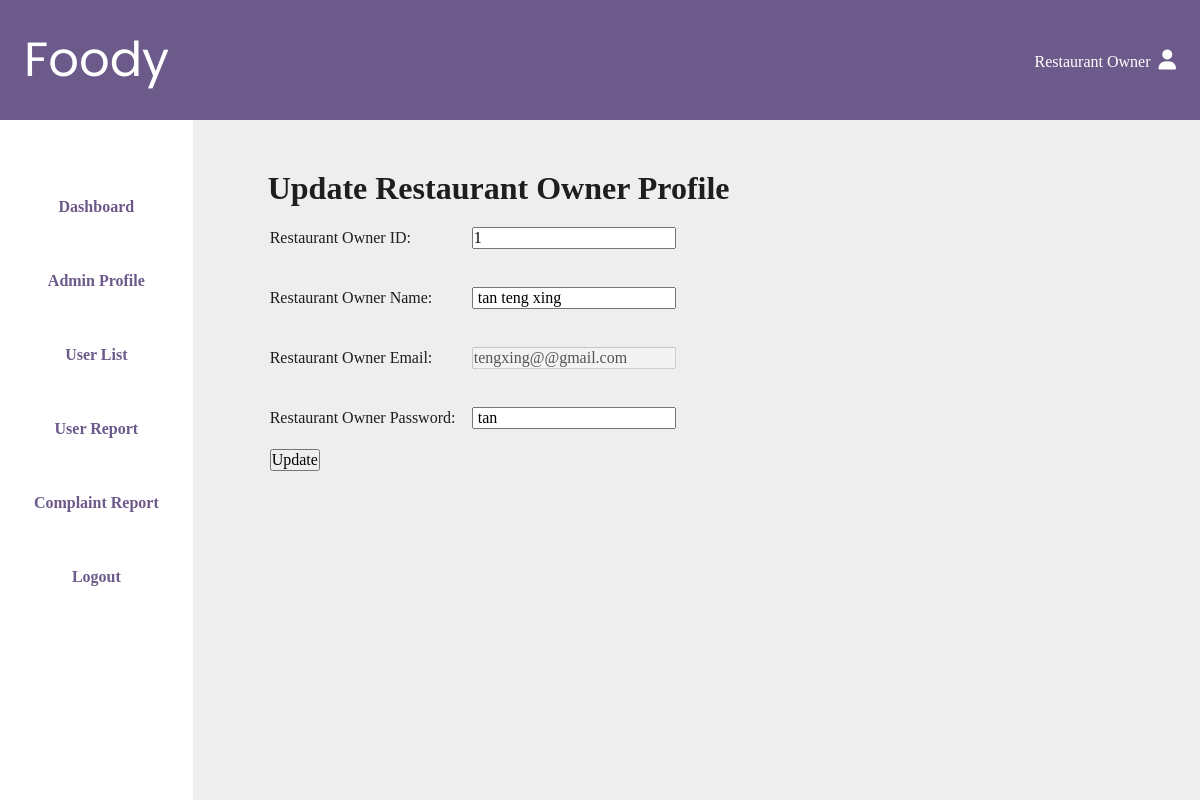
Page /admin/UpdateRoProfile.php?viewid=1 (signed in) on the committed database.
### tables this page shows
CREATE TABLE `restaurantowner` (
  `ro_ID` int(10) NOT NULL,
  `ro_name` varchar(30) NOT NULL,
  `ro_email` varchar(30) NOT NULL,
  `ro_phoneNum` varchar(15) NOT NULL,
  `ro_password` varchar(20) NOT NULL,
  `ro_address` varchar(100) NOT NULL
);

### admin/UpdateRoProfile.php (the view, shortened to what this page needs)
<?php
    include_once 'dbconnection.php';
?>
<!DOCTYPE html>
<html lang="en">
<head>
    <link rel="stylesheet" href="style/main.css">
</head>
<body>
  <div id="title-bar">
        <a id="foody-link" class="icon-link" href="#index.html">Foody</a>
        <div>
          <a class="icon-link" href="#">
            Restaurant Owner
            <i class="fa-solid fa-user"></i>
          </a>
        </div>
    </div>
    <div id="content-wrapper">
        <nav id="nav-bar">
        <ul>
            <li><a class="nav-link" href="AdminHomepage.php">Dashboard</a></li>
            <li><a class="nav-link" href="AdminProfile.php">Admin Profile</a></li>
            <li><a class="nav-link" href="UserList.php">User List</a></li>
            <li><a class="nav-link" href="UserReport.php">User Report</a></li>
            <li><a class="nav-link" href="ComplaintReport.php">Complaint Report</a></li>
            <li><a class="nav-link" href="login.php">Logout</a></li>
        </ul>
        </nav>
        <div id="main-content">
                <h1>Update Restaurant Owner Profile</h1>
                <?php
                if(isset($_GET['viewid'])){
                    $id = $_GET['viewid'];
                    $query = "SELECT * FROM restaurantowner WHERE ro_ID = '$id'";
                    $result = mysqli_query($con, $query);
                    if(mysqli_num_rows($result) > 0){
                        while($row = mysqli_fetch_assoc($result)){
                ?>
                <table>
                <form action="" method="post">
                <tr>
                    <td width="200">
                    <div class= "roProfile">
                        <div class = "inputBox">
                            <span class = "details" >Restaurant Owner ID: </span>
                            </td>
                        <td>
                            <br>
                            <input type = "text" id = "ro_ID" name="roID" value ="<?php echo $row['ro_ID'] ?>" ><br><br>
                        </div>
                   <tr>
                        <td>
                        <div class = "inputBox">
                            <span class = "details" >Restaurant Owner Name: </span>
                            </td>
                        <td>
                            <br>
                            <input type = "text" id = "ro_name" name="roName" value =" <?php echo $row['ro_name'] ?>" ><br><br>
                            </div>
                            <tr>
                                <td>
                        <div class="inputBox">
                            <span class= "details">Restaurant Owner Email:</span>
                            </td>
                        <td>
                            <br>
                            <input type = "email" id="ro_email" name= "roEmail" value=" <?php echo $row['ro_email'] ?>" disabled required><br><br>
                        </td>
                            </tr>
                            <tr>
                                <td>
                        <div class = "inputBox">
                            <span class = "details" >Restaurant Owner Password: </span>
                            </td>
                        <td>
                            <br>
                            <input type = "text" id = "ro_password" name="roPassword" value =" <?php echo $row['ro_password'] ?>" ><br><br>
                            </td>
                        </tr>
                    <?php
                        }
                    }
                }
                ?>
                <tr>
            <td>
                <button type ="submit" name="update" value="update" class= "button">Update</button>
                </td>
                </tr>
</body>
</html>

### admin/style/main.css (style rules this page uses)
:root { --primary-bg: #6C5A8A; --light-grey-bg: #EEE; --primary-txt: #1E1E1E; --seperator: #A9A9A9; --button-hover: #493b5e; --shadow: 0 4px 4px 0 rgba(0, 0, 0, 0.25); }
* { margin: 0; padding: 0; box-sizing: border-box; }
body { min-height: 100vh; width: 100vw; color: var(--primary-txt); }
#title-bar { display: flex; align-items: center; justify-content: space-between; color: white; background-color: var(--primary-bg); height: 120px; width: 100%; padding: 32px 24px; }
#foody-link { font: 3rem 'Poppins', sans-serif; }
.icon-link { color: white; text-decoration: none; }
.icon-link { color: white }
.fa-user { font-size: 20px; margin-left: 4px; }
#content-wrapper { display: flex; flex-direction: row; background-color: var(--primary-bg); height: calc(100vh - 120px); }
#nav-bar { display: flex; flex-direction: column; justify-content: space-between; background-color: white; height: 100%; width: 236px; padding-top: 50px; }
.nav-link { display: inline-block; width: 100%; padding-top: 28px; padding-bottom: 28px; color: var(--primary-bg); font: bold 1rem 'PT-serif', serif; text-decoration: none; text-align: center; }
#main-content { background-color: var(--light-grey-bg); width: 100%; padding: 50px 75px; overflow-y: scroll; }
input, textarea, select, option, button { font: inherit; }

### rows in the picture
restaurantowner: roID "1", roName "tan teng xing", roEmail "tengxing@@gmail.com", roPassword "tan"
